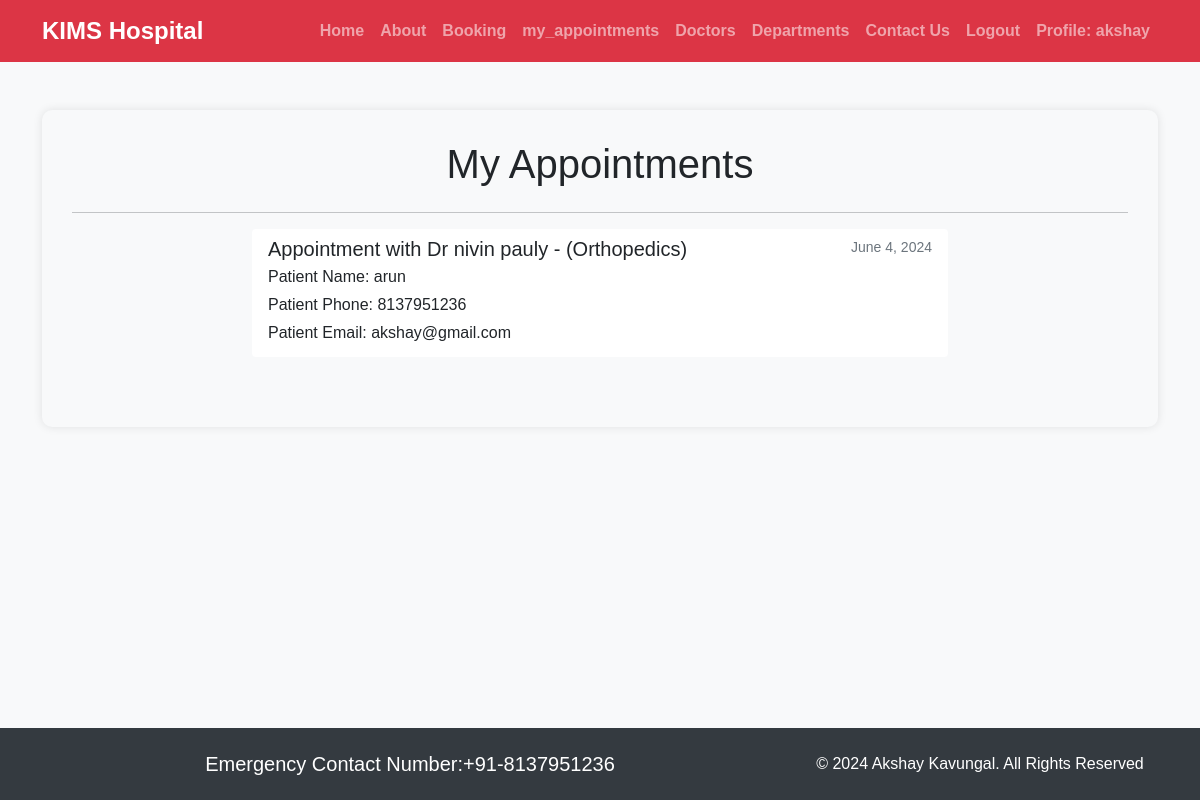
Page /my_appointments/ (signed in) on the committed database.
### customer/models.py (models this page shows, shortened)
class Booking(models.Model):
    user=models.ForeignKey(User, on_delete=models.CASCADE)
    p_name =models.CharField(max_length=100)
    p_phone =models.CharField(max_length=100)
    p_email =models.EmailField()
    doc_name =models.ForeignKey(Doctors, on_delete=models.CASCADE)
    booking_date = models.DateField()
    booked_on =models.DateField(auto_now=True)

class Doctors(models.Model):
    doc_name =models.CharField(max_length=100)
    doc_spec =models.CharField(max_length=100)
    dep_name =models.ForeignKey(Departments, on_delete=models.CASCADE)
    dep_image = models.ImageField(upload_to='doctors')
    def __str__(self):
        return 'Dr ' + self.doc_name + ' - (' + self.doc_spec + ')'

### customer/views.py (the view)
# urls.py: path('my_appointments/', views.my_appointments, name='my_appointments'),
def my_appointments(request):
    user_bookings = Booking.objects.filter(user=request.user)
    return render(request, 'customer/my_appointments.html', {'user_bookings': user_bookings})

### templates/customer/my_appointments.html (shortened to what this page needs)
{% extends 'customer/base.html' %}
{% block content %}
<div class="container profile-container">
    <h1 class="text-center mb-4">My Appointments</h1>
    <hr>
    <div class="row justify-content-center">
        <div class="col-md-8">
            <div class="list-group">
                {% for booking in user_bookings %}
                <div class="list-group-item list-group-item-action">
                    <div class="d-flex w-100 justify-content-between">
                        <h5 class="mb-1">Appointment with {{ booking.doc_name }}</h5>
                        <small>{{ booking.booking_date }}</small>
                    </div>
                    <p class="mb-1">Patient Name: {{ booking.p_name }}</p>
                    <p class="mb-1">Patient Phone: {{ booking.p_phone }}</p>
                    <p class="mb-1">Patient Email: {{ booking.p_email }}</p>
                </div>
                {% empty %}
                <div class="list-group-item">
                    No appointments yet.
                </div>
                {% endfor %}
            </div>
        </div>
    </div>
</div>
{% endblock %}

### templates/customer/base.html (shortened to what this page needs)
{% load static %}
<!DOCTYPE html>
<html lang="en">
<head>
  <link rel="stylesheet" href="https://cdn.jsdelivr.net/npm/bootstrap@5.1.3/dist/css/bootstrap.min.css">
  <link rel="stylesheet" href="https://use.fontawesome.com/releases/v5.2.0/css/all.css">
  <link rel="stylesheet" href="{% static '/css/style2.css' %}">
  <link rel="stylesheet" href="{% static '/css/form_page.css' %}">
  <link rel="stylesheet" href="{% static '/css/profile.css' %}">
  <link rel="stylesheet" href="{% static '/css/appo_list.css' %}">
</head>
<body>
  <nav class="navbar navbar-expand-md navbar-dark bg-danger">
    <div class="container">
      <a class="navbar-brand" href="#">KIMS Hospital</a>
      <div class="collapse navbar-collapse justify-content-end" id="navbarNav">
        <ul class="navbar-nav">
          <li class="nav-item">
            <a class="nav-link" href="{% url 'customerdashboard' %}">Home</a>
          </li>
          <li class="nav-item">
            <a class="nav-link" href="{% url 'about' %}">About</a>
          </li>
          <li class="nav-item">
            <a class="nav-link" href="{% url 'booking' %}">Booking</a>
          </li>
          <li class="nav-item">
            <a class="nav-link" href="{% url 'my_appointments' %}">my_appointments</a>
          </li>
          <li class="nav-item">
            <a class="nav-link" href="{% url 'doctors' %}">Doctors</a>
          </li>
          <li class="nav-item">
            <a class="nav-link" href="{% url 'departments' %}">Departments</a>
          </li>
          <li class="nav-item">
            <a class="nav-link" href="{% url 'contact' %}">Contact Us</a>
          </li>
          <li class="nav-item">
            <a class="nav-link" href="{% url 'logout' %}">Logout</a>
          </li>
          <li class="nav-item">
            <a class="nav-link"  href="{% url 'profile' %}"> {% if user.is_authenticated %} Profile: {{user.username}}
              {%endif%}</a>
          </li>
        </ul>
      </div>
    </div>
  </nav>
  <div class="container mt-5 flex-grow-1">
    {% block content %}{% endblock %}
  </div>
  <footer class="pt-4 pb-4 text-center ">
    <div class="container">
      <div class="row">
        <div class="col-md-8">
          <h5 class="mb-0">Emergency Contact Number:+91-8137951236</h5>
        </div>
        <div class="col-md-4">
          <p class="mb-0">© 2024 Akshay Kavungal. All Rights Reserved</p>
        </div>
      </div>
    </div>
  </footer>
</body>
</html>

### static/css/profile.css (style rules this page uses)
.profile-container { background-color: #f8f9fa; padding: 30px; border-radius: 10px; box-shadow: 0 0 10px rgba(0, 0, 0, 0.1); margin: 0 auto; }

### static/css/appo_list.css (style rules this page uses)
.list-group { margin-bottom: 30px; }
.list-group-item { border: none; border-radius: 10px; margin-bottom: 10px; }
.list-group-item h5 { margin-bottom: 5px; }
.list-group-item small { color: #6c757d; }
.list-group-item p { margin-bottom: 5px; }

### templates/customer/base.html (style rules this page uses)
body { background-color: #f8f9fa; font-family: Arial, sans-serif; display: flex; flex-direction: column; min-height: 100vh; }
.navbar-brand { font-size: 1.5rem; font-weight: bold; }
.nav-link { color: #fff; font-weight: bold; }
footer { background-color: #343a40; color: #fff; width: 100%; }

### rows in the picture
Booking: doc_name "Dr nivin pauly - (Orthopedics)", booking_date "June 4, 2024", p_name "arun", p_phone "8137951236", p_email "akshay@gmail.com"

### other values in the picture
{{ user.username }} "akshay"
